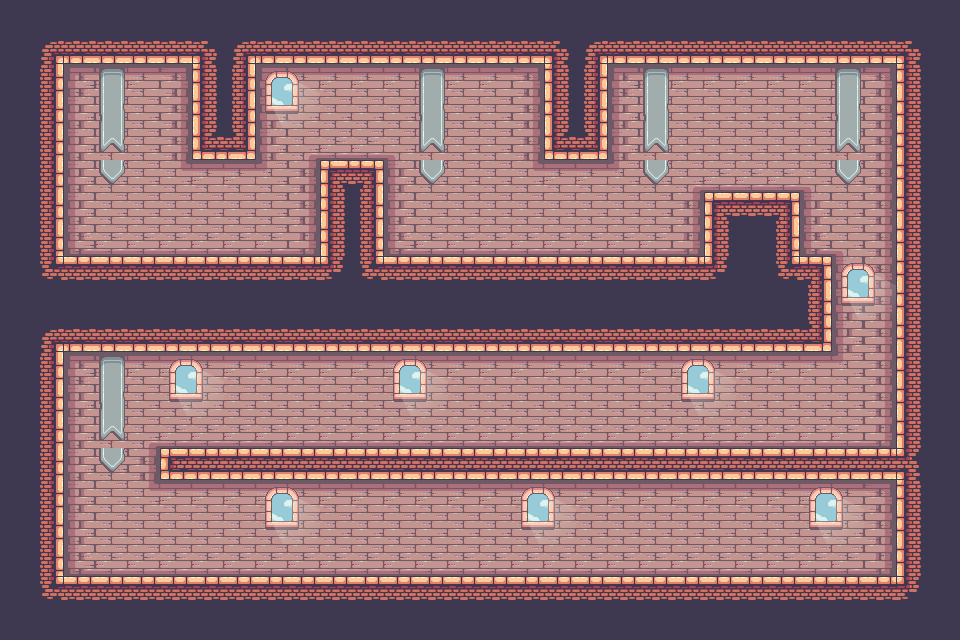

Rendered tile map (Tiled .tmx) drawn with the repository's tilesets; below, a short description and the full map source, tile grids included:
An orthogonal 30x20 tile map with 32x32 px tiles, 2 tile layers (Tilelaag 1, decorations), 2 tilesets and 26 objects (26x solid).

<map version="1.8" tiledversion="1.8.4" orientation="orthogonal" renderorder="right-down" width="30" height="20" tilewidth="32" tileheight="32" infinite="0" nextlayerid="10" nextobjectid="31">
 <tileset firstgid="1" name="Terrain (32x32)" tilewidth="32" tileheight="32" tilecount="247" columns="19">
  <image source="terrain.png" width="608" height="416" />
 </tileset>
 <tileset firstgid="248" name="Decorations " tilewidth="32" tileheight="32" tilecount="42" columns="7">
  <image source="decorations.png" width="224" height="192" />
 </tileset>
 <layer id="1" name="Tilelaag 1" width="30" height="20">
  <data encoding="csv">
41,41,41,41,41,41,41,41,41,41,41,41,41,41,41,41,41,41,41,41,41,41,41,41,41,41,41,41,41,41,
41,27,60,60,60,60,28,27,60,60,60,60,60,60,60,60,60,28,27,60,60,60,60,60,60,60,60,60,28,41,
41,42,135,136,136,137,40,42,135,136,136,136,136,136,136,136,137,40,42,135,136,136,136,136,136,136,136,137,40,41,
41,42,154,155,155,156,40,42,154,155,155,155,155,155,155,155,156,40,42,154,155,155,155,155,155,155,155,156,40,41,
41,42,154,155,155,156,59,61,154,141,174,174,142,155,155,155,156,59,61,154,155,155,155,155,155,155,155,156,40,41,
41,42,154,155,155,160,136,136,161,156,21,23,154,155,155,155,160,136,136,161,155,141,174,174,174,142,155,156,40,41,
41,42,154,155,155,155,155,155,155,156,40,42,154,155,155,155,155,155,155,155,155,156,21,22,23,154,155,156,40,41,
41,42,173,174,174,174,174,174,174,175,40,42,173,174,174,174,174,174,174,174,174,175,40,41,42,173,142,156,40,41,
41,46,22,22,22,22,22,22,22,22,47,46,22,22,22,22,22,22,22,22,22,22,47,41,46,23,154,156,40,41,
41,41,41,41,41,41,41,41,41,41,41,41,41,41,41,41,41,41,41,41,41,41,41,41,41,42,154,156,40,41,
41,27,60,60,60,60,60,60,60,60,60,60,60,60,60,60,60,60,60,60,60,60,60,60,60,61,154,156,40,41,
41,42,135,136,136,136,136,136,136,136,136,136,136,136,136,136,136,136,136,136,136,136,136,136,136,136,161,156,40,41,
41,42,154,155,155,155,155,155,155,155,155,155,155,155,155,155,155,155,155,155,155,155,155,155,155,155,155,156,40,41,
41,42,154,155,141,174,174,174,174,174,174,174,174,174,174,174,174,174,174,174,174,174,174,174,174,174,174,175,40,41,
41,42,154,155,156,97,98,98,98,98,98,98,98,98,98,98,98,98,98,98,98,98,98,98,98,98,98,98,30,41,
41,42,154,155,160,136,136,136,136,136,136,136,136,136,136,136,136,136,136,136,136,136,136,136,136,136,136,137,40,41,
41,42,154,155,155,155,155,155,155,155,155,155,155,155,155,155,155,155,155,155,155,155,155,155,155,155,155,156,40,41,
41,42,173,174,174,174,174,174,174,174,174,174,174,174,174,174,174,174,174,174,174,174,174,174,174,174,174,175,40,41,
41,46,22,22,22,22,22,22,22,22,22,22,22,22,22,22,22,22,22,22,22,22,22,22,22,22,22,22,47,41,
41,41,41,41,41,41,41,41,41,41,41,41,41,41,41,41,41,41,41,41,41,41,41,41,41,41,41,41,41,41
</data>
 </layer>
 <layer id="7" name="decorations" width="30" height="20">
  <data encoding="csv">
0,0,0,0,0,0,0,0,0,0,0,0,0,0,0,0,0,0,0,0,0,0,0,0,0,0,0,0,0,0,
0,0,0,0,0,0,0,0,0,0,0,0,0,0,0,0,0,0,0,0,0,0,0,0,0,0,0,0,0,0,
0,0,0,256,0,0,0,0,271,272,0,0,0,256,0,0,0,0,0,0,256,0,0,0,0,0,256,0,0,0,
0,0,0,263,0,0,0,0,278,279,0,0,0,263,0,0,0,0,0,0,263,0,0,0,0,0,263,0,0,0,
0,0,0,270,0,0,0,0,0,0,0,0,0,270,0,0,0,0,0,0,270,0,0,0,0,0,270,0,0,0,
0,0,0,277,0,0,0,0,0,0,0,0,0,277,0,0,0,0,0,0,277,0,0,0,0,0,277,0,0,0,
0,0,0,0,0,0,0,0,0,0,0,0,0,0,0,0,0,0,0,0,0,0,0,0,0,0,0,0,0,0,
0,0,0,0,0,0,0,0,0,0,0,0,0,0,0,0,0,0,0,0,0,0,0,0,0,0,0,0,0,0,
0,0,0,0,0,0,0,0,0,0,0,0,0,0,0,0,0,0,0,0,0,0,0,0,0,0,271,272,0,0,
0,0,0,0,0,0,0,0,0,0,0,0,0,0,0,0,0,0,0,0,0,0,0,0,0,0,278,279,0,0,
0,0,0,0,0,0,0,0,0,0,0,0,0,0,0,0,0,0,0,0,0,0,0,0,0,0,0,0,0,0,
0,0,0,256,0,271,272,0,0,0,0,0,271,272,0,0,0,0,0,0,0,271,272,0,0,0,0,0,0,0,
0,0,0,263,0,278,279,0,0,0,0,0,278,279,0,0,0,0,0,0,0,278,279,0,0,0,0,0,0,0,
0,0,0,270,0,0,0,0,0,0,0,0,0,0,0,0,0,0,0,0,0,0,0,0,0,0,0,0,0,0,
0,0,0,277,0,0,0,0,0,0,0,0,0,0,0,0,0,0,0,0,0,0,0,0,0,0,0,0,0,0,
0,0,0,0,0,0,0,0,271,272,0,0,0,0,0,0,271,272,0,0,0,0,0,0,0,271,272,0,0,0,
0,0,0,0,0,0,0,0,278,279,0,0,0,0,0,0,278,279,0,0,0,0,0,0,0,278,279,0,0,0,
0,0,0,0,0,0,0,0,0,0,0,0,0,0,0,0,0,0,0,0,0,0,0,0,0,0,0,0,0,0,
0,0,0,0,0,0,0,0,0,0,0,0,0,0,0,0,0,0,0,0,0,0,0,0,0,0,0,0,0,0,
0,0,0,0,0,0,0,0,0,0,0,0,0,0,0,0,0,0,0,0,0,0,0,0,0,0,0,0,0,0
</data>
 </layer>
 <objectgroup id="9" name="col">
  <object id="1" type="solid" x="241" y="40" width="319" height="18" />
  <object id="3" type="solid" x="48" y="24" width="852" height="38" />
  <object id="4" type="solid" x="897" y="26" width="41" height="607" />
  <object id="5" type="solid" x="22" y="577" width="922" height="56" />
  <object id="6" type="solid" x="23" y="41" width="40" height="559" />
  <object id="8" type="solid" x="37" y="266" width="793" height="83" />
  <object id="9" type="solid" x="53" y="258" width="763" height="68" />
  <object id="10" type="solid" x="796" y="257" width="33" height="81" />
  <object id="11" type="solid" x="707" y="193" width="88" height="73" />
  <object id="12" type="solid" x="726" y="192" width="73" height="55" />
  <object id="13" type="solid" x="761" y="227" width="36" height="51" />
  <object id="14" type="solid" x="322" y="160" width="47" height="101" />
  <object id="16" type="solid" x="341" y="190" width="39" height="82" />
  <object id="17" type="solid" x="362" y="162" width="19" height="52" />
  <object id="18" type="solid" x="193" y="81" width="29" height="77" />
  <object id="19" type="solid" x="200" y="40" width="54" height="119" />
  <object id="20" type="solid" x="193" y="52" width="45" height="59" />
  <object id="21" type="solid" x="287" y="24" />
  <object id="22" type="solid" x="165" y="463" width="735" height="16" />
  <object id="23" type="solid" x="162" y="448" width="23" height="24" />
  <object id="24" type="solid" x="163" y="447" width="745" height="26" />
  <object id="25" type="solid" x="162" y="457" width="30" height="23" />
  <object id="27" type="solid" x="546" y="62" width="41" height="96" />
  <object id="28" type="solid" x="567" y="71" width="39" height="89" />
  <object id="29" type="solid" x="584" y="43" width="22" height="51" />
  <object id="30" type="solid" x="740" y="-3" />
 </objectgroup>
</map>
